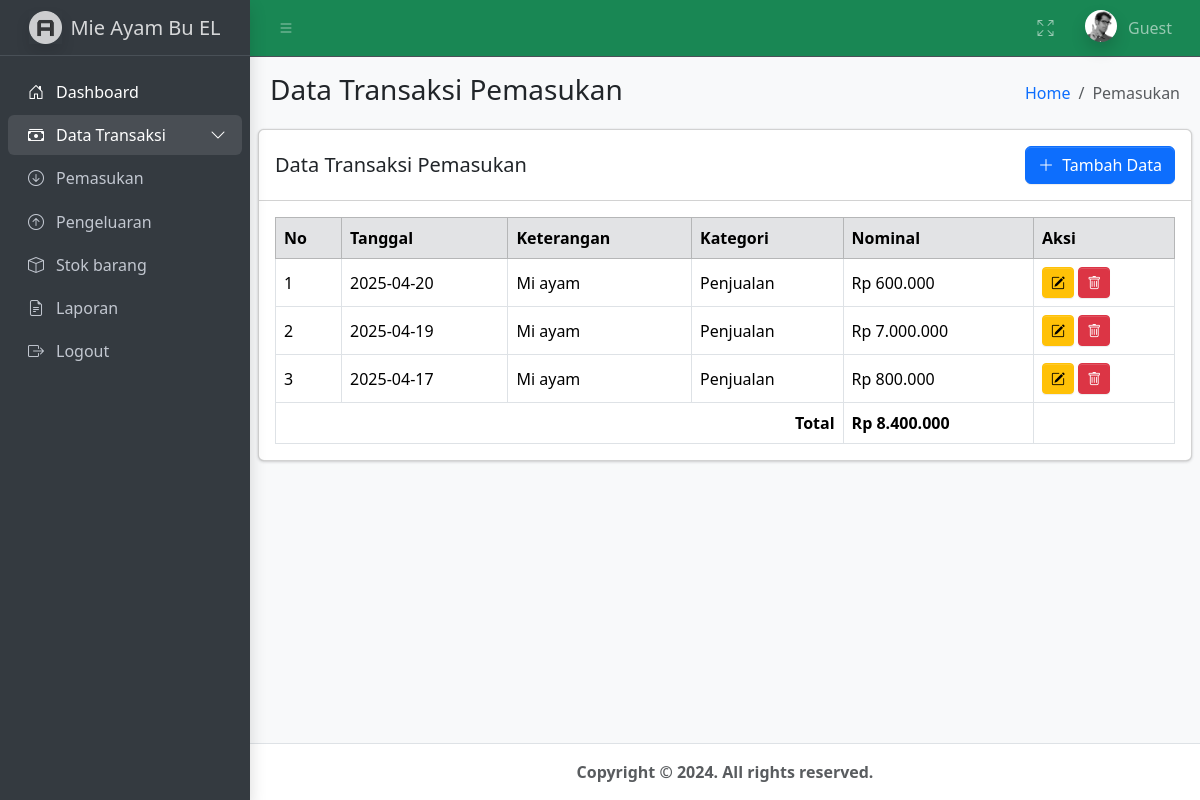
Screenshot of /assets/dist/pages/menu/pemasukan.php with the database file from the repository.
### tables this page shows
CREATE TABLE `tb_pemasukan` (
  `id` int(11) NOT NULL,
  `tanggal` date NOT NULL,
  `keterangan` varchar(255) NOT NULL,
  `kategori` enum('Penjualan','Pendapatan Lain') NOT NULL,
  `nominal` decimal(15,2) NOT NULL
);

### assets/dist/pages/menu/pemasukan.php (the view, shortened to what this page needs)
<?php
include 'C:/xampp/htdocs/adpsi/config/config.php';
$query = "SELECT * FROM tb_pemasukan ORDER BY tanggal DESC";
$result = mysqli_query($koneksi, $query);
$total = 0;
?>
<!doctype html>
<html lang="id">
  <head>
    <link
      rel="stylesheet"
      href="https://cdn.jsdelivr.net/npm/bootstrap@5.3.3/dist/css/bootstrap.min.css"
    />
    <link
      rel="stylesheet"
      href="https://cdn.jsdelivr.net/npm/bootstrap-icons@1.11.3/font/bootstrap-icons.min.css"
    />
    <link rel="stylesheet" href="../../../dist/css/adminlte.css" />
    <link
      rel="stylesheet"
      href="https://cdn.jsdelivr.net/npm/@fontsource/source-sans-3@5.0.12/index.css"
    />
  </head>
  <body class="layout-fixed sidebar-expand-lg bg-body-tertiary">
    <div class="app-wrapper">
      <?php include '../navbar.php'; ?>
      <?php include '../sidebar.php'; ?>
      <main class="app-main">
        <div class="app-content-header">
          <div class="container-fluid">
            <div class="row">
              <div class="col-sm-6">
                <h3 class="mb-0">Data Transaksi Pemasukan</h3>
              </div>
              <div class="col-sm-6">
                <ol class="breadcrumb float-sm-end">
                  <li class="breadcrumb-item"><a href="#">Home</a></li>
                  <li class="breadcrumb-item active">Pemasukan</li>
                </ol>
              </div>
            </div>
          </div>
        </div>
        <div class="app-content">
          <div class="card">
            <div class="card-header d-flex justify-content-between align-items-center">
              <h5 class="mb-0">Data Transaksi Pemasukan</h5>
              <button
                type="button"
                class="btn btn-primary ms-auto"
                data-bs-toggle="modal"
                data-bs-target="#formModal"
              >
                <i class="bi bi-plus-lg me-1"></i> Tambah Data
              </button>
            </div>
            <div class="card-body">
              <table class="table table-bordered">
                <thead class="table-secondary">
                  <tr>
                    <th>No</th>
                    <th>Tanggal</th>
                    <th>Keterangan</th>
                    <th>Kategori</th>
                    <th>Nominal</th>
                    <th>Aksi</th>
                  </tr>
                </thead>
                <tbody>
                  <?php
                  $no = 1;
                  while ($row = mysqli_fetch_assoc($result)) {
                    $total += $row['nominal'];
                    echo "<tr class='align-middle'>";
                    echo "<td>{$no}</td>";
                    echo "<td>{$row['tanggal']}</td>";
                    echo "<td>{$row['keterangan']}</td>";
                    echo "<td>{$row['kategori']}</td>";
                    echo "<td>Rp " . number_format($row['nominal'], 0, ',', '.') . "</td>";
                    echo "<td>
                      <button
                        type='button'
                        class='btn btn-warning btn-sm btn-edit'
                        data-id='{$row['id']}'
                        data-tanggal='{$row['tanggal']}'
                        data-keterangan='{$row['keterangan']}'
                        data-kategori='{$row['kategori']}'
                        data-nominal='{$row['nominal']}'
                        data-bs-toggle='modal'
                        data-bs-target='#formModal'
                      >
                        <i class='bi bi-pencil-square'></i>
                      </button>
                      <a href=\"hapus_pemasukan.php?id={$row['id']}\" class=\"btn btn-danger btn-sm\" onclick=\"return confirm('Apakah Anda yakin ingin menghapus data ini?')\"><i class='bi bi-trash'></i></a>
                    </td>";
                    echo "</tr>";
                    $no++;
                  }
                  ?>
                  <tr class="fw-bold align-middle">
                    <td colspan="4" class="text-end">Total</td>
                    <td>Rp <?= number_format($total, 0, ',', '.') ?></td>
                    <td></td>
                  </tr>
                </tbody>
              </table>
            </div>
          </div>
        </div>
      </main>
      <?php include '../footer.php'; ?>
  </body>
</html>

### rows the page displays
tb_pemasukan: tanggal "2025-04-20", keterangan "Mi ayam", kategori "Penjualan", nominal "600.000"
tb_pemasukan: tanggal "2025-04-19", keterangan "Mi ayam", kategori "Penjualan", nominal "7.000.000"
tb_pemasukan: tanggal "2025-04-17", keterangan "Mi ayam", kategori "Penjualan", nominal "800.000"

### other values shown
$total "8.400.000"
